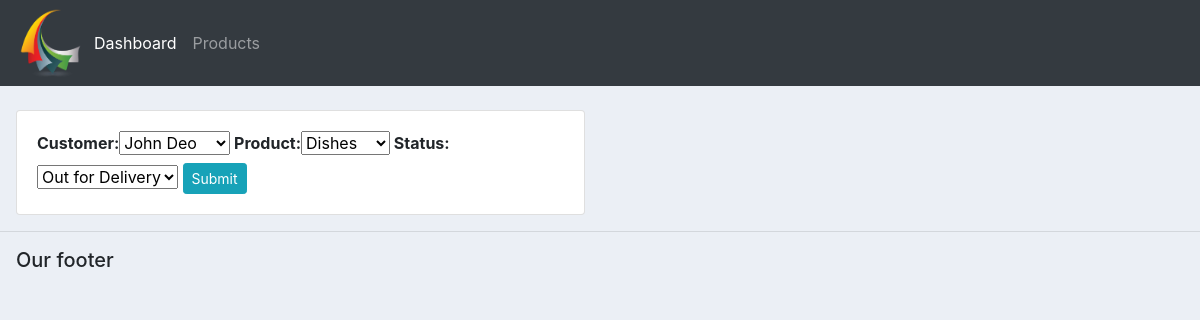
The page /update_order/1/ on the database its author committed.
### accounts/models.py (models this page shows)
class Order(models.Model):
    STATUS = (  ('Pending', 'Pending'),
                ('Out for Delivery', 'Out for Delivery'),
                ('Delivered', 'Delivered')
             )
    customer = models.ForeignKey(Customer, null=True, on_delete=models.SET_NULL)
    product = models.ForeignKey(Product, null=True, on_delete=models.SET_NULL)
    date_created = models.DateTimeField(auto_now_add=True, null=True)
    status = models.CharField(max_length=200, null=True, choices=STATUS)

### accounts/views.py (the view)
# urls.py: path('update_order/<str:pk>/', views.updateOrder, name='update_order'),
def updateOrder(request, pk):
    order = Order.objects.get(id=pk)
    form = OrderForm(instance=order)
    if request.method == 'POST':
        form = OrderForm(request.POST, instance=order)
        if form.is_valid():
            form.save()
            return redirect('/')
    context = {'form':form}
    return render(request, 'accounts/order_form.html', context)

### accounts/forms.py
class OrderForm(ModelForm):
    class Meta:
        model = Order
        fields = '__all__'

### accounts/models.py (called while the page is built)
    def __str__(self):
        return self.name

    def __str__(self):
        return self.name

### accounts/templates/accounts/order_form.html (shortened to what this page needs)
{% extends 'accounts/main.html' %}
{% load static %}
{% block content %}
<br>
<div class="row pl-3 pr-3">
  <div class="col-md-6">
    <div class="card card-body">
      <form class="" action="" method="post">
        <b>{{form}}</b>
        <input class="btn btn-sm btn-info" type="submit" name="Submit">
      </form>
    </div>
  </div>
</div>
{% endblock %}

### static/css/main.css (style rules this page uses)
body { background-color: #ebeff5; }

### rows shown on the page
Order: customer "John Deo", product "Dishes", status "Out for Delivery"
